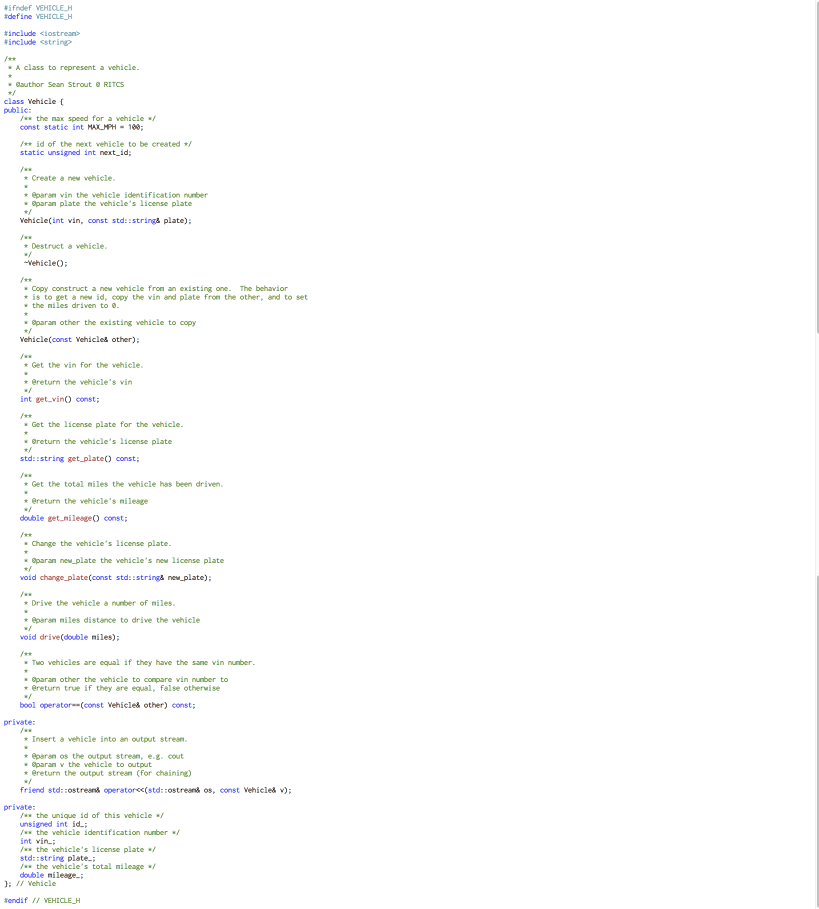
#> input picture images/c++/image_080.png, 3275 x 3636 px (shown at 1/4 size)
$ python keras.py
#> lines starting #> are read from the running program, lines starting #| are printed output that depends on the picture; after the words box and inside, x2 and y2 are one past the last pixel; in counts of white or black regions, pixels touching at a corner belong together
### src/neural_network/helpers.py
import cv2
import numpy as np

def resize_to_fit(image, width, height):
    """
    A helper function to resize an image to fit within a given size
    :param image: image to resize
    :param width: desired width in pixels
    :param height: desired height in pixels
    :return: the resized image
    """

    # grab the dimensions of the image, then initialize
    # the padding values
    (h, w) = image.shape[:2]
    image = np.array(image).astype(np.uint8)

    image = cv2.resize(image, (width, height))

    # cv2.imshow('image', image)
    # cv2.waitKey(0)
    # cv2.destroyAllWindows()

    # determine the padding values for the width and height to
    # obtain the target dimensions
    padW = int(abs(width - image.shape[1]) / 2.0)
    padH = int(abs(height - image.shape[0]) / 2.0)

    # pad the image then apply one more resizing to handle any
    # rounding issues
    image = cv2.copyMakeBorder(image.copy(), padH, padH, padW, padW,
        cv2.BORDER_REPLICATE)
    image = cv2.resize(image.copy(), (width, height))

    # return the pre-processed image
    return image

def crop_letter(image):
    # find the contours (continuous blobs of pixels) the image
    image_inv = 255 - image

    # bound
    x, y, w, h = cv2.boundingRect(image_inv)

    if (w == 0 or h == 0):
        # this image is a space
        return image
    else:
        cut = image[y:y+h, x:x+w]
        white = 255
        image = cv2.copyMakeBorder(cut, 1, 1, 1, 1, cv2.BORDER_CONSTANT, value=white)
        return image


### src/neural_network/keras.py
# -*- coding: utf-8 -*-
"""
Created on Thu Apr 26 19:09:50 2018

@author: Kami
"""

import cv2
import pickle
import os.path
import numpy as np
from imutils import paths
from sklearn.preprocessing import LabelBinarizer
from sklearn.model_selection import train_test_split
from tensorflow.python.keras.models import Sequential
from tensorflow.python.keras._impl.keras.layers.convolutional import Conv2D, MaxPooling2D
from tensorflow.python.keras._impl.keras.layers.core import Flatten, Dense
from helpers import resize_to_fit
from helpers import crop_letter

def train_network(num_epochs=30, LETTER_IMAGES_FOLDER="images"):
    """
    Trains a convolutional neural network to our training set and outputs the
    model to a local file to be read and used
    """
#> called with num_epochs = 30, LETTER_IMAGES_FOLDER = 'images'
    MODEL_FILENAME = "model.hdf5"
    MODEL_LABELS_FILENAME = "model_labels.dat"


    # initialize the data and labels
    data = []
    labels = []

    # loop over the input images
    for image_file in paths.list_images(LETTER_IMAGES_FOLDER):
        # Load the image and convert it to grayscale
        image = cv2.imread(image_file, 0)
#> image: shape (3636, 3275); min 0, max 255, mean 252.4

        if image is None:
            # the filename was probably too long
            print("WARNING: We couldn't open this image, its filename is probably too long:")
            print(image_file)
            continue


        # threshold
        _, image = cv2.threshold(image, 0, 255, cv2.THRESH_BINARY + cv2.THRESH_OTSU)
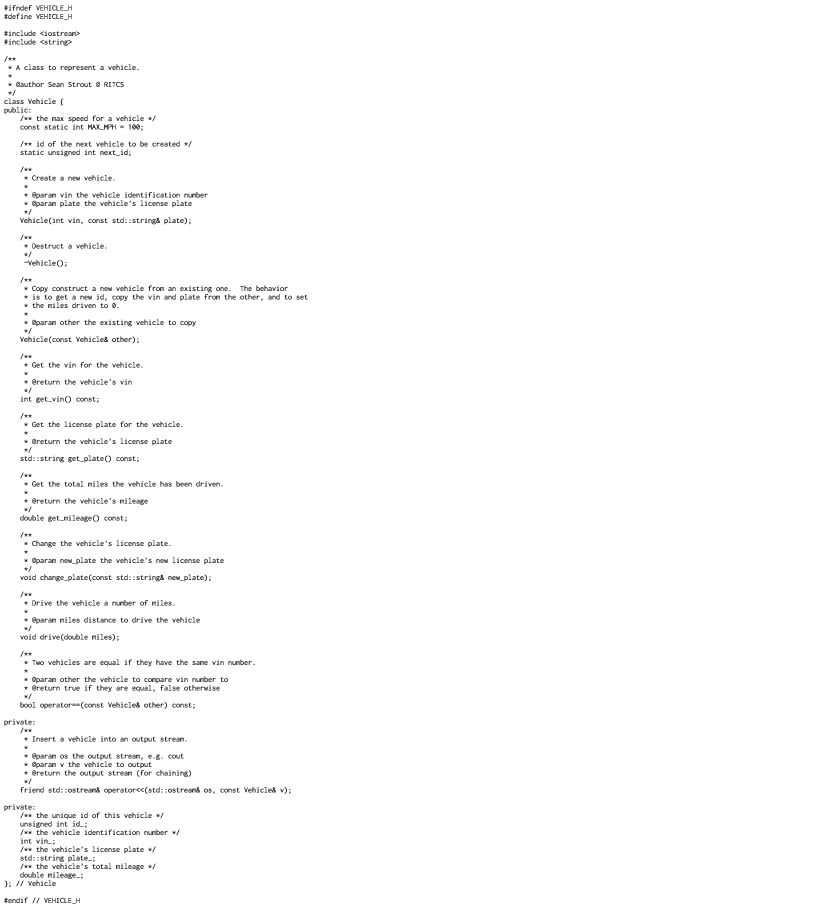
#> image: shape (3636, 3275) (shown at 1/4 size); 98.7% white; black in thin lines or dots, all inside (x1, y1, x2, y2) = (17, 20, 1230, 3614)
        image = crop_letter(image)
#> in crop_letter, `image_inv = 255 - image`:
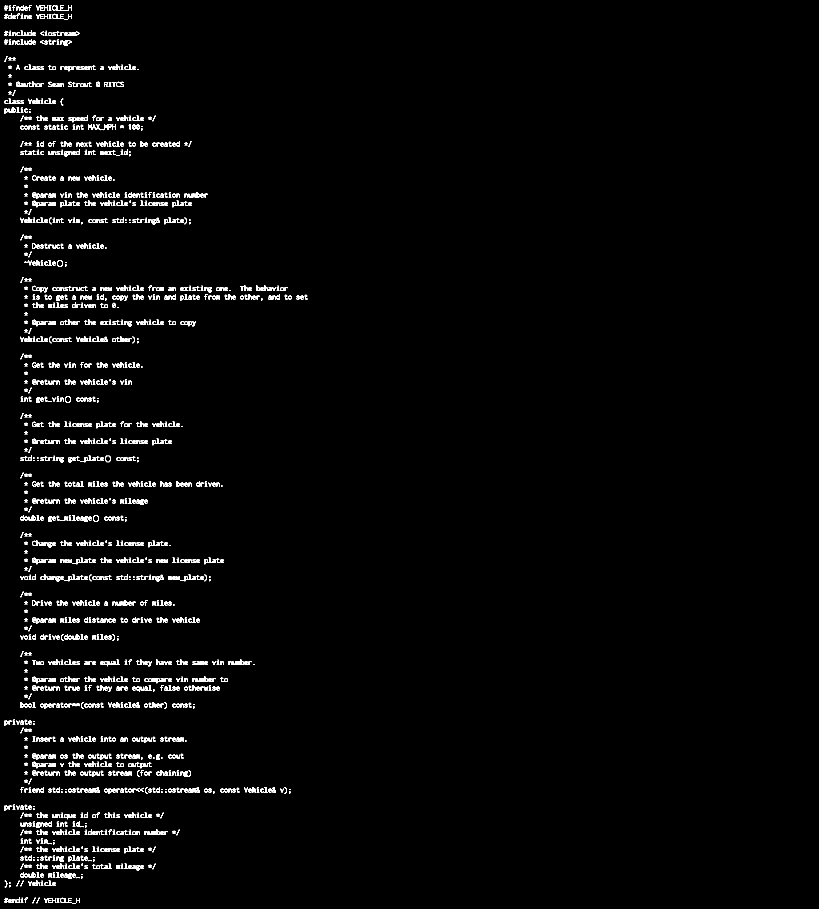
#> image_inv: shape (3636, 3275) (shown at 1/4 size); 1.3% white in thin lines or dots, all inside (x1, y1, x2, y2) = (17, 20, 1230, 3614)
#> in crop_letter, `x, y, w, h = cv2.boundingRect(image_inv)`: x = 17; y = 20; w = 1213; h = 3594
#> in crop_letter, `cut = image[y:y+h, x:x+w]`:
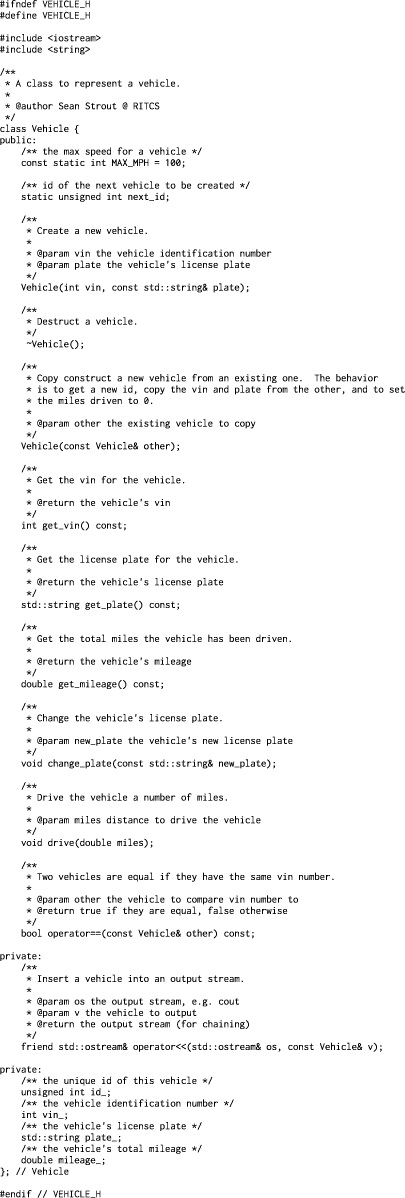
#> cut: shape (3594, 1213) (shown at 1/3 size); 96.4% white; black in thin lines or dots
#> in crop_letter, `image = cv2.copyMakeBorder(cut, 1, 1, 1, 1, cv2.BORDER_CONSTANT, value..`:
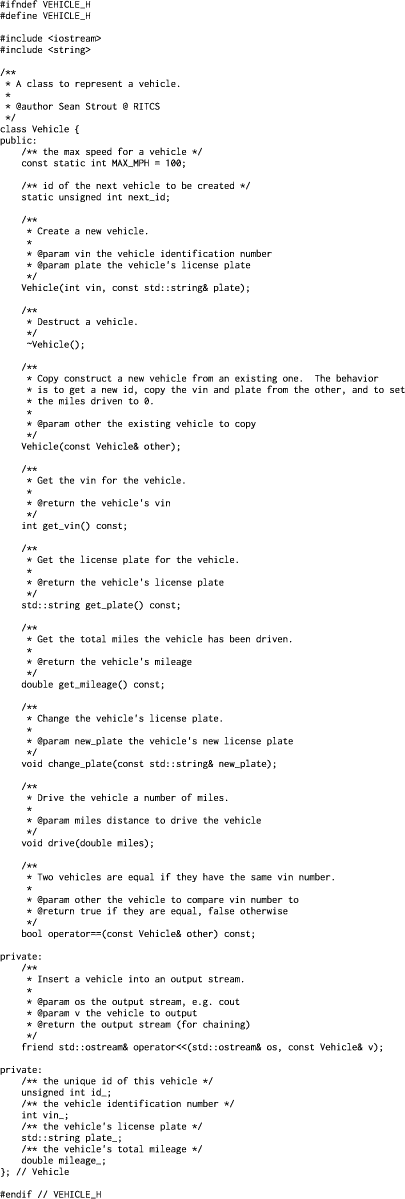
#> image: shape (3596, 1215) (shown at 1/3 size); 96.4% white; black in thin lines or dots

        # Resize the letter so it fits in a 20x20 pixel box
        image = resize_to_fit(image, 20, 20)
#> in resize_to_fit, `image = cv2.resize(image, (width, height))`:
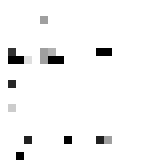
#> image: shape (20, 20) (shown 8 times larger); min 0, max 255, mean 246.4

        # Add a third channel dimension to the image to make Keras happy
        image = np.expand_dims(image, axis=2)

        # Grab the name of the letter based on the folder it was in
        label = image_file.split(os.path.sep)[-1].replace('.png', '')

        # Add the letter image and it's label to our training data
        data.append(image)
        labels.append(label)
#> pass 2 of the loop in train_network, `for image_file in paths.list_images(LETTER_IMAGES_FOLDER):`:
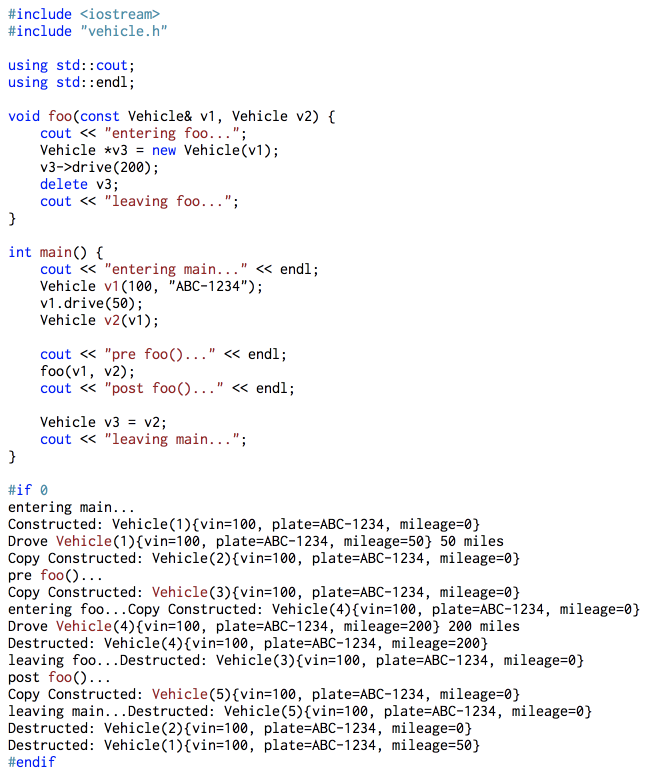
#> input picture images/c++/image_081.png, 1326 x 1564 px (shown at 1/2 size)
#> in crop_letter (call 2), `image_inv = 255 - image`:
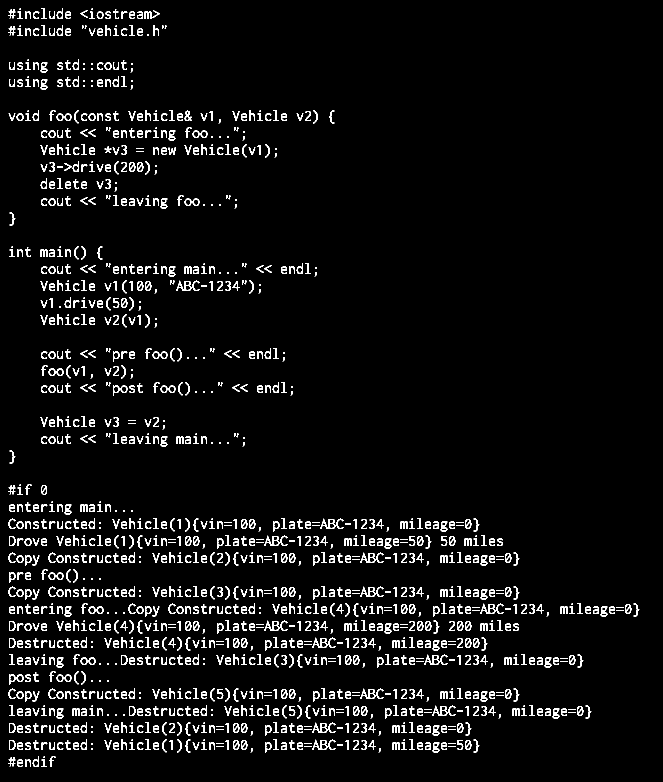
#> image_inv: shape (1564, 1326) (shown at 1/2 size); 4.8% white in thin lines or dots
#> in crop_letter (call 2), `x, y, w, h = cv2.boundingRect(image_inv)`: y = 16; w = 1262; h = 1518
#> cut: shape (1518, 1262); 94.8% white; black in thin lines or dots
#> in resize_to_fit (call 2), `image = cv2.resize(image, (width, height))`:
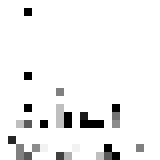
#> image: shape (20, 20) (shown 8 times larger); min 0, max 255, mean 241.3
#> pass 3 of the loop in train_network, `for image_file in paths.list_images(LETTER_IMAGES_FOLDER):`:
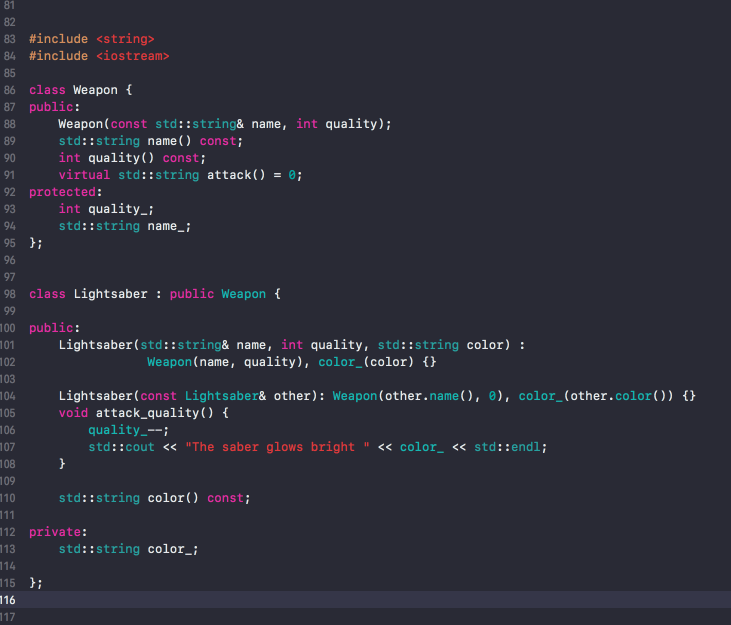
#> input picture images/c++/image_090.png, 1462 x 1250 px (shown at 1/2 size)
#> in crop_letter (call 3), `image_inv = 255 - image`:
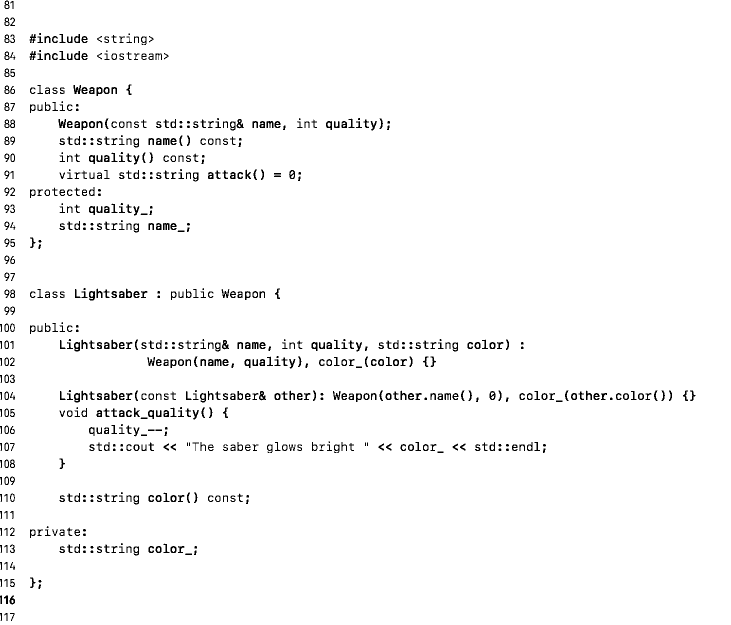
#> image_inv: shape (1250, 1462) (shown at 1/2 size); 97.2% white; black in thin lines or dots
#> in crop_letter (call 3), `x, y, w, h = cv2.boundingRect(image_inv)`: x = 0; w = 1462; h = 1250
#> in resize_to_fit (call 3), `image = cv2.resize(image, (width, height))`:
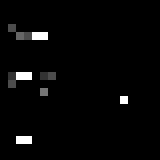
#> image: shape (20, 20) (shown 8 times larger); min 0, max 255, mean 6
#> the loop made 4 passes; the first 3 are shown


    # scale the raw pixel intensities to the range [0, 1] (this improves training)
    data = np.array(data, dtype="float") / 255.0
    labels = np.array(labels)

    # Split the training data into separate train and test sets
    (X_train, X_test, Y_train, Y_test) = train_test_split(data, labels, test_size=0.25, random_state=0)

    # Convert the labels (letters) into one-hot encodings that Keras can work with
    lb = LabelBinarizer().fit(Y_train)
    Y_train = lb.transform(Y_train)
    Y_test = lb.transform(Y_test)

    # Save the mapping from labels to one-hot encodings.
    # We'll need this later when we use the model to decode what it's predictions mean
    with open(MODEL_LABELS_FILENAME, "wb") as f:
        pickle.dump(lb, f)

    # Build the neural network!
    model = Sequential()

    # First convolutional layer with max pooling
    model.add(Conv2D(20, (5, 5), padding="same", input_shape=(20, 20, 1), activation="relu"))
    model.add(MaxPooling2D(pool_size=(2, 2), strides=(2, 2)))

    # Second convolutional layer with max pooling
    model.add(Conv2D(50, (5, 5), padding="same", activation="relu"))
    model.add(MaxPooling2D(pool_size=(2, 2), strides=(2, 2)))

    # Hidden layer with 500 nodes
    model.add(Flatten())
    model.add(Dense(500, activation="relu"))

    # Output layer with 70 nodes (one for each possible letter/number we predict)
    model.add(Dense(97, activation="softmax"))

    # Ask Keras to build the TensorFlow model behind the scenes
    model.compile(loss="categorical_crossentropy", optimizer="adam", metrics=["accuracy"])

    # Train the neural network
    model.fit(X_train, Y_train, validation_data=(X_test, Y_test), batch_size=32, epochs=num_epochs, verbose=1)

    # Save the trained model to disk
    model.save(MODEL_FILENAME)

if __name__ == '__main__':
    train_network();
#> (the call stopped at in train_network, `model = Sequential()`: tensorflow is not available in this run)
